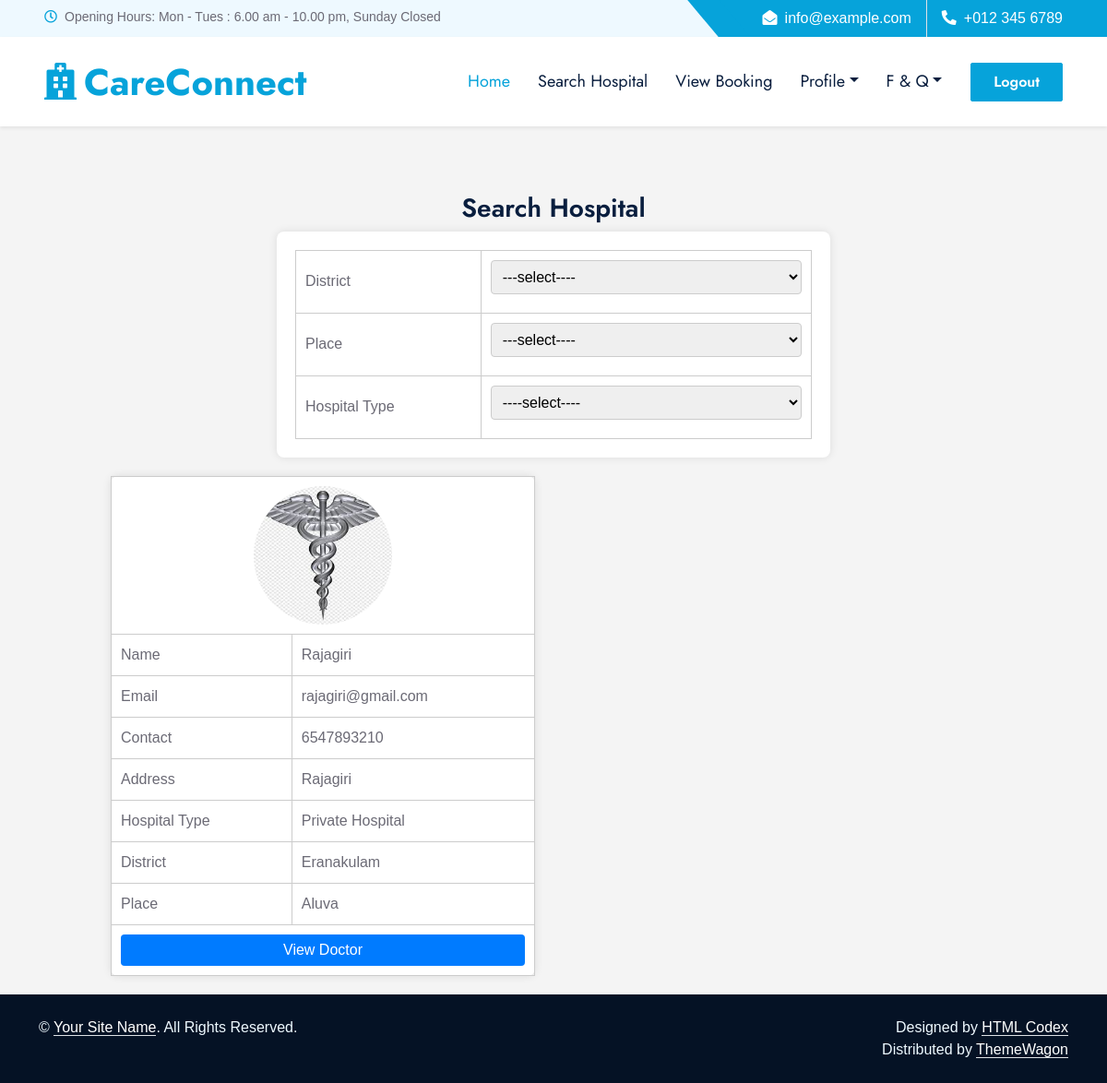
Screenshot of /wuser/SearchHospital/ with the database file from the repository.
### Guest/models.py (models this page shows)
class tbl_newhospital(models.Model):
    hospital_name=models.CharField(max_length=50)
    hospital_email=models.CharField(max_length=50)
    hospital_contact=models.CharField(max_length=50)
    hospital_address=models.CharField(max_length=50)
    hospital_logo=models.FileField(upload_to='HosDoc/')
    hospital_proof=models.FileField(upload_to='HosDOc/')
    hospital_password=models.CharField(max_length=50)
    hospital_vstatus=models.CharField(max_length=2,default=0)
    hospitaltype=models.ForeignKey(tbl_hospitaltype,on_delete=models.CASCADE)
    place=models.ForeignKey(tbl_place,on_delete=models.CASCADE)

### Admin/models.py (models this page shows)
class tbl_hospitaltype(models.Model):
    Hospitaltype=models.CharField(max_length=50)

class tbl_place(models.Model):
    place_name=models.CharField(max_length=50)
    district=models.ForeignKey(tbl_district,on_delete=models.CASCADE)

class tbl_district(models.Model):
    district_name=models.CharField(max_length=50)

### User/views.py (the view)
# urls.py: path('SearchHospital/',views.searchHospital,name='SearchHospital'),
def searchHospital(request):
    uObj=tbl_district.objects.all()
    hosdata=tbl_hospitaltype.objects.all()
    hosobj=tbl_newhospital.objects.filter(hospital_vstatus=1)
    return render(request,"User/searchHospital.html",{'data':uObj,'adata':hosdata,'hdata':hosobj})

### User/Templates/User/SearchHospital.html (shortened to what this page needs)
{% extends 'User/Head.html' %}
{% load static %}
{% block content %}
<!DOCTYPE html>
<html lang="en">
<head>
</head>
<body>
    <br><br><br>
    <h3 align="center">Search Hospital  </h3>
    <form action="" method="post">
        <table border="0" align="center" id="Hosp" data-places-url="{% url 'webguest:ajax_place' %}" data-search-url="{% url 'webuser:ajax_Hospital' %}">
            <tr>
                <td>District</td>
                <td>
                    <select name="sel_district" id="sel_district">
                        <option value="">---select----</option>
                    </select>
                </td>
            </tr>
            <tr>
                <td>Place</td>
                <td>
                    <select name="sel_place" id="sel_place" onchange="searchhsptl()">
                        <option value="">---select----</option>
                    </select>
                </td>
            </tr>
            <tr>
                <td>Hospital Type</td>
                <td>
                    <select name="sel_Hospital" id="sel_Hospital" onchange="searchhsptl()">
                        <option value="">----select----</option>
                    </select>
                </td>
            </tr>
        </table>
    </form>
    <div id="Result">
        {% for i in hdata %}
            <table border="0">
                <tr>
                    <td align="center" colspan="2"><img src="{{i.hospital_logo.url}}" width="150" height="150"></td>
                </tr>
                <tr>
                    <td>Name</td>
                    <td>{{i.hospital_name}}</td>
                </tr>
                <tr>
                    <td>Email</td>
                    <td>{{i.hospital_email}}</td>
                </tr>
                <tr>
                    <td>Contact</td>
                    <td>{{i.hospital_contact}}</td>
                </tr>
                <tr>
                    <td>Address</td>
                    <td>{{i.hospital_address}}</td>
                </tr>
                <tr>
                    <td>Hospital Type</td>
                    <td>{{i.hospitaltype.Hospitaltype}}</td>
                </tr>
                <tr>
                    <td>District</td>
                    <td>{{i.place.district.district_name}}</td>
                </tr>
                <tr>
                    <td>Place</td>
                    <td>{{i.place.place_name}}</td>
                </tr>
                <td colspan="2" align="center">
                    <a href="{% url 'webuser:SearchDoctor' i.id %}">View Doctor</a>
                </td>
            </table>
        {% endfor %}
    </div>
</body>
</html>
{% endblock content %}

### User/Templates/User/Head.html (shortened to what this page needs)
{% load static %}
<!DOCTYPE html>
<html lang="en">
<head>
    <link href="https://cdnjs.cloudflare.com/ajax/libs/font-awesome/5.10.0/css/all.min.css" rel="stylesheet">
    <link href="https://cdn.jsdelivr.net/npm/bootstrap-icons@1.4.1/font/bootstrap-icons.css" rel="stylesheet">
    <link href="{% static 'Hospital/lib/owlcarousel/assets/owl.carousel.min.css' %}" rel="stylesheet">
    <link href="{% static 'Hospital/lib/animate/animate.min.css' %}" rel="stylesheet">
    <link href="{% static 'Hospital/lib/tempusdominus/css/tempusdominus-bootstrap-4.min.css' %}" rel="stylesheet" />
    <link href="{% static 'Hospital/lib/twentytwenty/twentytwenty.css' %}" rel="stylesheet" />
    <link href="{% static 'Hospital/css/bootstrap.min.css' %}" rel="stylesheet">
    <link href="{% static 'Hospital/css/style.css' %}" rel="stylesheet">
</head>
<body>
    <div class="container-fluid bg-light ps-5 pe-0 d-none d-lg-block">
        <div class="row gx-0">
            <div class="col-md-6 text-center text-lg-start mb-2 mb-lg-0">
                <div class="d-inline-flex align-items-center">
                    <small class="py-2"><i class="far fa-clock text-primary me-2"></i>Opening Hours: Mon - Tues : 6.00 am - 10.00 pm, Sunday Closed </small>
                </div>
            </div>
            <div class="col-md-6 text-center text-lg-end">
                <div class="position-relative d-inline-flex align-items-center bg-primary text-white top-shape px-5">
                    <div class="me-3 pe-3 border-end py-2">
                        <p class="m-0"><i class="fa fa-envelope-open me-2"></i>info@example.com</p>
                    </div>
                    <div class="py-2">
                        <p class="m-0"><i class="fa fa-phone-alt me-2"></i>+012 345 6789</p>
                    </div>
                </div>
            </div>
        </div>
    </div>
    <nav class="navbar navbar-expand-lg bg-white navbar-light shadow-sm px-5 py-3 py-lg-0">
        <a href="index.html" class="navbar-brand p-0">
            <h1 class="m-0 text-primary"><i class="fa fa-hospital me-2"></i>CareConnect</h1>
        </a>
        <div class="collapse navbar-collapse" id="navbarCollapse">
            <div class="navbar-nav ms-auto py-0">
                <a href="{% url 'webuser:userhome' %}" class="nav-item nav-link active">Home</a>
                <a href="{% url 'webuser:SearchHospital' %}" class="nav-item nav-link">Search Hospital</a>
                <a href="{% url 'webuser:Viewmybooking' %}" class="nav-item nav-link">View Booking</a>
                <div class="nav-item dropdown">
                    <a href="#" class="nav-link dropdown-toggle" data-bs-toggle="dropdown">Profile</a>
                </div>
                <div class="nav-item dropdown">
                    <a href="#" class="nav-link dropdown-toggle" data-bs-toggle="dropdown">F & Q</a>
                </div>
            </div>
            <a href="{% url 'webguest:Login' %}" class="btn btn-primary py-2 px-4 ms-3">Logout</a>
        </div>
    </nav>
    {% block content %}
    {% endblock content %}
    <div class="container-fluid text-light py-4" style="background: #051225;">
        <div class="container">
            <div class="row g-0">
                <div class="col-md-6 text-center text-md-start">
                    <p class="mb-md-0">&copy; <a class="text-white border-bottom" href="#">Your Site Name</a>. All Rights Reserved.</p>
                </div>
                <div class="col-md-6 text-center text-md-end">
                    <p class="mb-0">Designed by <a class="text-white border-bottom" href="https://htmlcodex.com">HTML Codex</a><br>
                        Distributed by <a class="text-white border-bottom" href="https://themewagon.com">ThemeWagon</a>
                    </p>
                </div>
            </div>
        </div>
    </div>
</body>
</html>

### Guest/static/Hospital/css/style.css (style rules this page uses)
:root { --primary: #06A3DA; --secondary: #F57E57; --light: #EEF9FF; --dark: #091E3E; }
h1, h2, .font-weight-bold { font-weight: 700 !important; }
h3, h4, .font-weight-semi-bold { font-weight: 600 !important; }
.btn { font-family: 'Jost', sans-serif; font-weight: 600; transition: .5s; }
.btn-primary, .btn-secondary { color: #FFFFFF; }
.top-shape::before { position: absolute; content: ""; width: 35px; height: 100%; top: 0; left: -17px; background: var(--primary); transform: skew(40deg); }
.navbar-light .navbar-nav .nav-link { font-family: 'Jost', sans-serif; padding: 35px 15px; font-size: 18px; color: var(--dark); outline: none; transition: .5s; }
.navbar-light .navbar-nav .nav-link:hover, .navbar-light .navbar-nav .nav-link.active { color: var(--primary); }

### User/Templates/User/SearchHospital.html (style rules this page uses)
body { font-family: Arial, sans-serif; background-color: #f4f4f4; margin: 0; padding: 0; }
form { width: 50%; margin: 0 auto; background-color: #fff; padding: 20px; border-radius: 8px; box-shadow: 0 0 10px rgba(0, 0, 0, 0.1); margin-bottom: 20px; }
table { width: 100%; border-collapse: collapse; }
table td, table th { padding: 10px; border: 1px solid #ccc; }
select { width: 100%; padding: 8px; margin-bottom: 10px; border: 1px solid #ccc; border-radius: 4px; }
#Result { display: flex; flex-wrap: wrap; justify-content: space-between; width: 80%; margin: 0 auto; }
#Result table { width: calc(50% - 20px); margin-bottom: 20px; background-color: #fff; border-radius: 8px; box-shadow: 0 0 10px rgba(0, 0, 0, 0.1); }
#Result table td, #Result table th { padding: 10px; border: 1px solid #ccc; }
#Result table img { display: block; margin: 0 auto; border-radius: 50%; }
#Result table a { display: block; text-align: center; padding: 5px 10px; background-color: #007bff; color: #fff; text-decoration: none; border-radius: 4px; transition: background-color 0.3s; }

### rows the page displays
tbl_newhospital: hospital_logo (picture), hospital_name "Rajagiri", hospital_email "rajagiri@gmail.com", hospital_contact "6547893210", hospital_address "Rajagiri", hospitaltype.Hospitaltype "Private Hospital", place.district.district_name "Eranakulam", place.place_name "Aluva"
